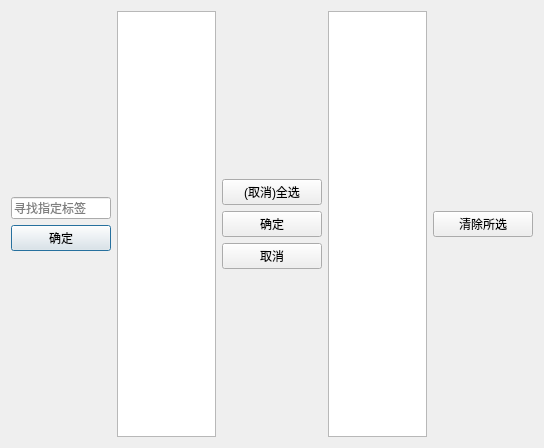
<?xml version="1.0" encoding="UTF-8"?>
<ui version="4.0">
 <class>Dialog</class>
 <widget class="QDialog" name="Dialog">
  <property name="geometry">
   <rect>
    <x>0</x>
    <y>0</y>
    <width>544</width>
    <height>448</height>
   </rect>
  </property>
  <property name="windowTitle">
   <string>Dialog</string>
  </property>
  <layout class="QVBoxLayout" name="verticalLayout">
   <item>
    <layout class="QHBoxLayout" name="horizontalLayout" stretch="1,1,1,1,1">
     <item>
      <layout class="QVBoxLayout" name="verticalLayout_2" stretch="1,0,0,1">
       <item>
        <spacer name="verticalSpacer_2">
         <property name="orientation">
          <enum>Qt::Vertical</enum>
         </property>
         <property name="sizeHint" stdset="0">
          <size>
           <width>20</width>
           <height>40</height>
          </size>
         </property>
        </spacer>
       </item>
       <item>
        <widget class="QLineEdit" name="lineEdit_locate">
         <property name="placeholderText">
          <string>寻找指定标签</string>
         </property>
        </widget>
       </item>
       <item>
        <widget class="QPushButton" name="pushButton_locate">
         <property name="text">
          <string>确定</string>
         </property>
        </widget>
       </item>
       <item>
        <spacer name="verticalSpacer">
         <property name="orientation">
          <enum>Qt::Vertical</enum>
         </property>
         <property name="sizeHint" stdset="0">
          <size>
           <width>20</width>
           <height>40</height>
          </size>
         </property>
        </spacer>
       </item>
      </layout>
     </item>
     <item>
      <widget class="QListWidget" name="listWidget_src">
       <property name="selectionMode">
        <enum>QAbstractItemView::MultiSelection</enum>
       </property>
       <property name="selectionRectVisible">
        <bool>false</bool>
       </property>
      </widget>
     </item>
     <item>
      <layout class="QVBoxLayout" name="verticalLayout_3">
       <item>
        <spacer name="verticalSpacer_3">
         <property name="orientation">
          <enum>Qt::Vertical</enum>
         </property>
         <property name="sizeHint" stdset="0">
          <size>
           <width>20</width>
           <height>40</height>
          </size>
         </property>
        </spacer>
       </item>
       <item>
        <widget class="QPushButton" name="pushButton_all">
         <property name="text">
          <string>(取消)全选</string>
         </property>
        </widget>
       </item>
       <item>
        <widget class="QPushButton" name="pushButton_cls_ok">
         <property name="text">
          <string>确定</string>
         </property>
        </widget>
       </item>
       <item>
        <widget class="QPushButton" name="pushButton_cls_no">
         <property name="text">
          <string>取消</string>
         </property>
        </widget>
       </item>
       <item>
        <spacer name="verticalSpacer_4">
         <property name="orientation">
          <enum>Qt::Vertical</enum>
         </property>
         <property name="sizeHint" stdset="0">
          <size>
           <width>20</width>
           <height>40</height>
          </size>
         </property>
        </spacer>
       </item>
      </layout>
     </item>
     <item>
      <widget class="QListWidget" name="listWidget_tgt">
       <property name="selectionMode">
        <enum>QAbstractItemView::NoSelection</enum>
       </property>
      </widget>
     </item>
     <item>
      <widget class="QPushButton" name="pushButton_clr">
       <property name="text">
        <string>清除所选</string>
       </property>
      </widget>
     </item>
    </layout>
   </item>
  </layout>
 </widget>
 <resources/>
 <connections/>
</ui>
